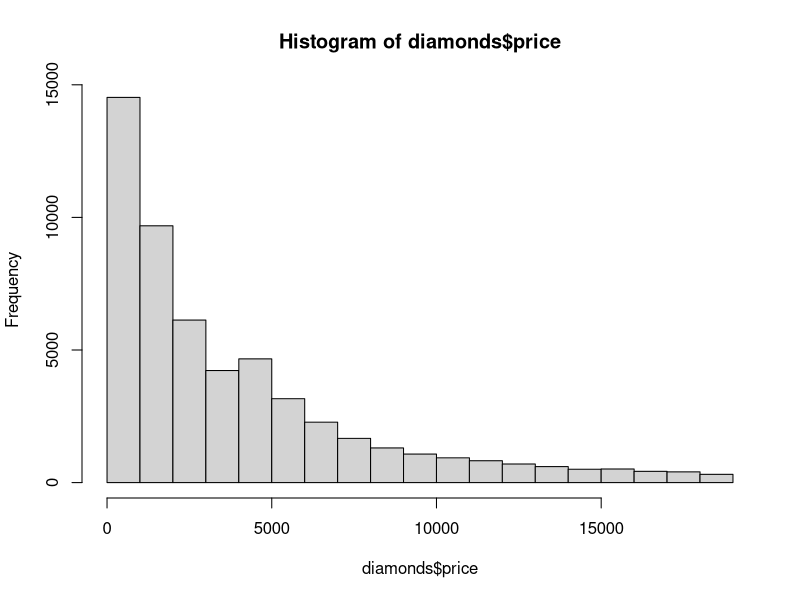

Recreate this plot in R.


library(ggplot2) #must load the ggplot package first
data(diamonds) #loads the diamonds data set since it comes with the ggplot package

names(diamonds)

pf <- diamonds

#observations in a dataset
nrow(pf)

#number of variables in dataset
ncol(pf)

#to see the description of diamonds 
?diamonds

#choose the best color for diamond
diamonds$color

#to see how many are ordered factors
summary(diamonds)

# Create a histogram of the price of
# all the diamonds in the diamond data set.

library(ggplot2)
hist(diamonds$price)
price_hist <- ggplot(diamonds, aes(x = price)) +
        geom_histogram(color = ('black'), fill = ("white")) 

summary(diamonds$price)

#count the number of diamonds with price given a condition
diamonds$price < 500
sum(diamonds$price < 500)
length(which(diamonds$price < 500))

#other method
summary(diamonds$price < 500)

diamonds$price >= 15000
sum(diamonds$price >= 15000)
length(which(diamonds$price >= 15000))

diamonds$price < 250
sum(diamonds$price < 250)
length(which(diamonds$price < 250))

